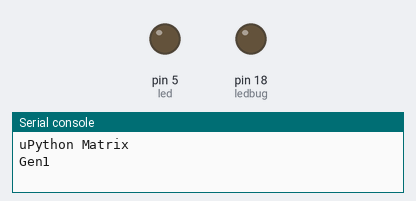
This program was run on a simulated MicroPython board. Parts: output pins drawn as LEDs (lit = HIGH), the last lines printed to the serial console. Pins used as bus, display or sensor lines are not drawn.

Above: at 1.7 s.
At 6.5 s:
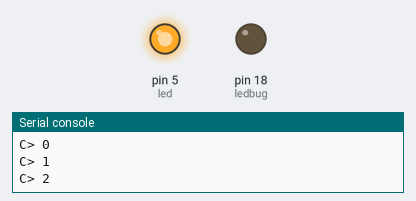
Timing chart, 0 to 7.4 s (numbered marks = the images above):
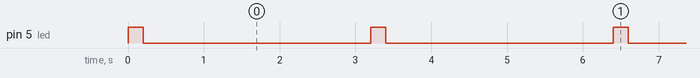

The program:

tst_una_matriz.py
```python
import machine
from machine import Pin,SPI


#Declaracion de pines y constantes
LEDPIN=5
led=Pin(LEDPIN,Pin.OUT)

LEDBUG=18
ledbug=Pin(LEDBUG,Pin.OUT)

NUMMATRIZ=4
LONGBUF=NUMMATRIZ*8
datocero=0b00000000
buffram=[]
for i in range(LONGBUF+1):
    buffram.append(datocero)

oe = 27
oePin = machine.Pin(oe, machine.Pin.OUT)
#Config HW
data = 26;    # pin connected to the serial input of the MAX7219 (DIN)
load = 33;    # pin for loading data (CS)
clk  = 25;    # pin for the clock of the serial link (CLK)
# Initialize the pins as outputs
dataPin = machine.Pin(data, machine.Pin.OUT)
loadPin = machine.Pin(load, machine.Pin.OUT)
clkPin  = machine.Pin(clk, machine.Pin.OUT)
# Set them to level 0
dataPin.off()
loadPin.off()
clkPin.off()


columnas=[0b00000001,0b00000010,0b00000100,0b00001000,0b00010000,0b00100000,0b01000000,0b10000000]
#tblposdig=[1,9,19,27,25,31]
tblposdig=[1,10,19,28,25,31]
coldata = bytearray(columnas)
datocolumna=bytearray(1)
ptrcol=0
def handleInterrupt(timer):
    global interruptCounter
    global datocolumna
    global ptrcol
    global datodat
    interruptCounter = False
    oePin.on()
    datocolumna=coldata[ptrcol]
    datodat=buffram[ptrcol]
    ptrcol=ptrcol+1
    ptrcol=ptrcol%8
    serialWrite(datocolumna,datocero)
#     serialWrite(datocolumna,datocero)
#     serialWrite(datocolumna,datocero)
#     serialWrite(datocolumna,datocero)
    serialWrite(datocolumna,datodat)
#     serialWrite(datocolumna,buffram[ptrcol+8])
#     serialWrite(datocolumna,buffram[ptrcol+16])
#     serialWrite(datocolumna,buffram[ptrcol+24])
    oePin.off()
    interruptCounter=True

interruptCounter = False
#totalInterruptsCounter = 0
timer = machine.Timer(1)
timer.init(period=2, mode=machine.Timer.PERIODIC, callback=handleInterrupt) #Ints cada 2 ms
tled=0

# Send a byte bit by bit to the MAX7219, most significant bit first
def serialShiftByte(data):
    # Set the clock to 0 in order to be able to make a rising edge later
    clkPin.off()
    # Shift the 8 bits of data
    for i in range(8):
        # left shift the data by i bits and test the most significant bit
        value = ((data << i) & 0B10000000) != 0
        dataPin.value(value)  # set the DIN pin to this value
        clkPin.on()           # create a rising edge on CLK
        clkPin.off()          # to send this bit
    clkPin.off()
# Write some data in a register of the MAX7219.
def serialWrite(address, data):
    # Set CS to 0 to create a rising edge later
    loadPin.off()
    # Send the address of the register first
    serialShiftByte(address)
    # then the data
    serialShiftByte(data)
    # make a rising edge on CS to load the transmitted data into the register
    loadPin.on()
    loadPin.off()
# Send a byte bit by bit to the MAX7219, most significant bit first

def gendig(valdig,posdig):
    ptrdig=valdig*6
    ptrpos=tblposdig[posdig]
    #print("Ptrpos>",ptrpos)
    for i in range(6):
        ptr=ptrdig+i
        #print("ptr>",ptr)
        datadig=TBLDIG[ptr]
        ptr2=ptrpos+i-1
        buffram[ptr2]=datadig
        #print("ptr2>",ptr2)


TBLDIG=[0B01111110,
0B11111111,
0B10000001,
0B10000001,
0B11111111,
0B01111110,
0B00100000,
0B01000001,
0B11111111,
0B11111111,
0B00000001,
0B00000000,
0B10001111,
0B10011111,
0B10010001,
0B10010001,
0B11110001,
0B01100001,
0B10000001,
0B10010001,
0B10010001,
0B10010001,
0B11111111,
0B01101110,
0B11110000,
0B11111000,
0B00001000,
0B00001000,
0B11111111,
0B11111111,
0B11110001,
0B11110001,
0B10010001,
0B10010001,
0B10011111,
0B10001110,
0B01111110,
0B11111111,
0B10010001,
0B10010001,
0B10011111,
0B00001110,
0B10000111,
0B10001111,
0B10011000,
0B10110000,
0B11100000,
0B11000000,
0B01101110,
0B11111111,
0B10010001,
0B10010001,
0B11111111,
0B01101110,
0B01100000,
0B11110001,
0B10010001,
0B10010001,
0B11111111,
0B01111110,
0B00000000,
0B00000000,
0B00000000,
0B00000000,
0B00000000,
0B00000000]

print("uPython Matrix")
ptrcol=0
datocero=0b00000000
datodat=0b001000100
print("Gen1")
gendig(4,0)
# gendig(3,1)
# gendig(2,2)
# gendig(1,3)
tick=0
newdig=False
cntrdig=0
while True:
  if interruptCounter:
    interruptCounter = False
    tled=tled+1
    tled=tled%1600
    if tled <100:
      led.value(1)
    else:
      led.value(0)
    tick=tick+1
    tick=tick%1000
    if tick==0:
        newdig=True
  if newdig:
      newdig=False
      print("C>",cntrdig)
#       tmpdig=10-cntrdig
      gendig(cntrdig,0)
#       gendig(tmpdig,1)
#       gendig(cntrdig,2)
#       gendig(tmpdig,3)
      cntrdig=cntrdig+1
      cntrdig=cntrdig%10
print("FIN tst Timer")
```

Measured:
- by itself, pin 5 (led): alternates HIGH for 0.20 s and LOW for 3.0 s
